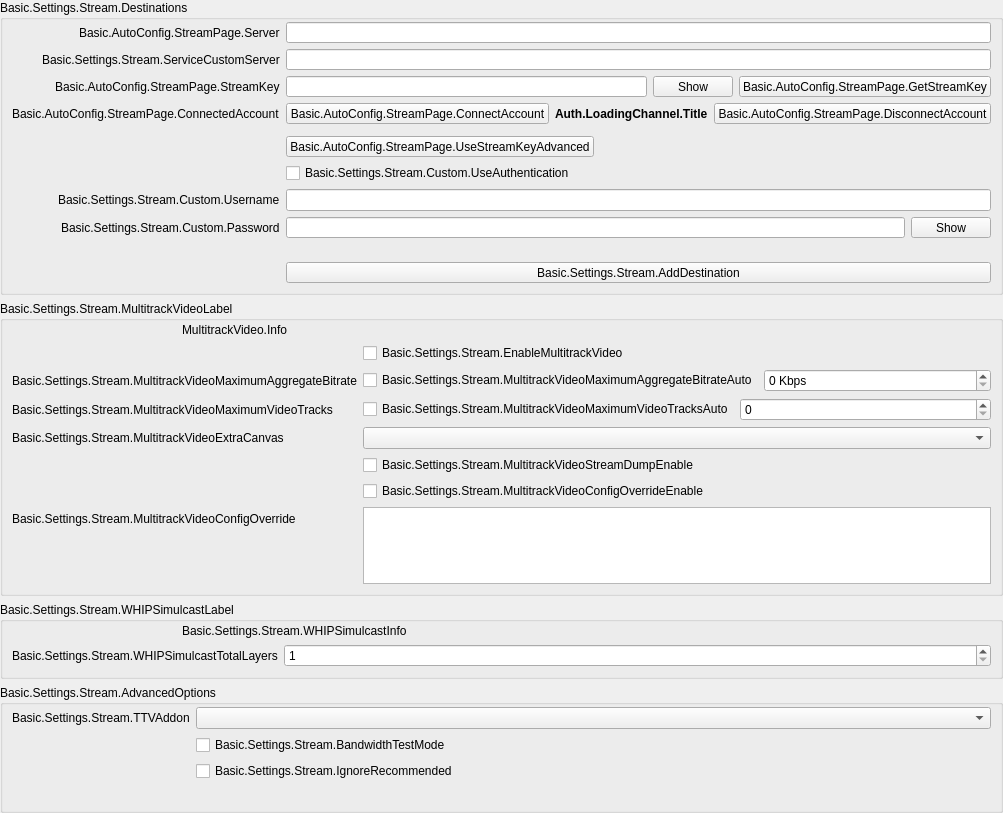
            <widget class="QWidget" name="streamKeyPage">
             <property name="geometry">
              <rect>
               <x>0</x>
               <y>0</y>
               <width>987</width>
               <height>791</height>
              </rect>
             </property>
             <layout class="QVBoxLayout" name="streamkeyPageLayout">
              <property name="leftMargin">
               <number>0</number>
              </property>
              <property name="topMargin">
               <number>0</number>
              </property>
              <property name="rightMargin">
               <number>0</number>
              </property>
              <property name="bottomMargin">
               <number>0</number>
              </property>
              <item>
               <widget class="QGroupBox" name="destinationGroupBox">
                <property name="title">
                 <string>Basic.Settings.Stream.Destinations</string>
                </property>
                <layout class="QFormLayout" name="destinationLayout">
                 <property name="fieldGrowthPolicy">
                  <enum>QFormLayout::AllNonFixedFieldsGrow</enum>
                 </property>
                 <property name="labelAlignment">
                  <set>Qt::AlignRight|Qt::AlignTrailing|Qt::AlignVCenter</set>
                 </property>
                 <property name="leftMargin">
                  <number>9</number>
                 </property>
                 <property name="topMargin">
                  <number>2</number>
                 </property>
                 <property name="rightMargin">
                  <number>9</number>
                 </property>
                 <property name="bottomMargin">
                  <number>9</number>
                 </property>
                 <item row="0" column="0">
                  <widget class="QLabel" name="serverLabel">
                   <property name="text">
                    <string>Basic.AutoConfig.StreamPage.Server</string>
                   </property>
                  </widget>
                 </item>
                 <item row="0" column="1">
                  <widget class="QStackedWidget" name="serverStackedWidget">
                   <property name="sizePolicy">
                    <sizepolicy hsizetype="Preferred" vsizetype="Maximum">
                     <horstretch>0</horstretch>
                     <verstretch>0</verstretch>
                    </sizepolicy>
                   </property>
                   <property name="currentIndex">
                    <number>1</number>
                   </property>
                   <widget class="QWidget" name="servicePage">
                    <layout class="QHBoxLayout" name="horizontalLayout_21">
                     <property name="leftMargin">
                      <number>0</number>
                     </property>
                     <property name="topMargin">
                      <number>0</number>
                     </property>
                     <property name="rightMargin">
                      <number>0</number>
                     </property>
                     <property name="bottomMargin">
                      <number>0</number>
                     </property>
                     <item>
                      <widget class="QComboBox" name="server"/>
                     </item>
                    </layout>
                   </widget>
                   <widget class="QWidget" name="customPage">
                    <layout class="QHBoxLayout" name="horizontalLayout_22">
                     <property name="leftMargin">
                      <number>0</number>
                     </property>
                     <property name="topMargin">
                      <number>0</number>
                     </property>
                     <property name="rightMargin">
                      <number>0</number>
                     </property>
                     <property name="bottomMargin">
                      <number>0</number>
                     </property>
                     <item>
                      <widget class="QLineEdit" name="customServer"/>
                     </item>
                    </layout>
                   </widget>
                  </widget>
                 </item>
                 <item row="1" column="0">
                  <widget class="QLabel" name="serviceCustomServerLabel">
                   <property name="text">
                    <string>Basic.Settings.Stream.ServiceCustomServer</string>
                   </property>
                   <property name="buddy">
                    <cstring>serviceCustomServer</cstring>
                   </property>
                  </widget>
                 </item>
                 <item row="1" column="1">
                  <widget class="QLineEdit" name="serviceCustomServer"/>
                 </item>
                 <item row="2" column="0">
                  <widget class="QLabel" name="streamKeyLabel">
                   <property name="text">
                    <string>Basic.AutoConfig.StreamPage.StreamKey</string>
                   </property>
                   <property name="openExternalLinks">
                    <bool>true</bool>
                   </property>
                   <property name="buddy">
                    <cstring>key</cstring>
                   </property>
                  </widget>
                 </item>
                 <item row="2" column="1">
                  <widget class="QFrame" name="streamKeyWidget">
                   <layout class="QHBoxLayout" name="horizontalLayout_11">
                    <property name="leftMargin">
                     <number>0</number>
                    </property>
                    <property name="topMargin">
                     <number>0</number>
                    </property>
                    <property name="rightMargin">
                     <number>0</number>
                    </property>
                    <property name="bottomMargin">
                     <number>0</number>
                    </property>
                    <item>
                     <widget class="QLineEdit" name="key">
                      <property name="inputMask">
                       <string notr="true"/>
                      </property>
                      <property name="text">
                       <string notr="true"/>
                      </property>
                      <property name="echoMode">
                       <enum>QLineEdit::Password</enum>
                      </property>
                     </widget>
                    </item>
                    <item>
                     <widget class="QPushButton" name="show">
                      <property name="text">
                       <string>Show</string>
                      </property>
                     </widget>
                    </item>
                    <item>
                     <widget class="UrlPushButton" name="getStreamKeyButton">
                      <property name="toolTip">
                       <string/>
                      </property>
                      <property name="toolTipDuration">
                       <number>-4</number>
                      </property>
                      <property name="text">
                       <string>Basic.AutoConfig.StreamPage.GetStreamKey</string>
                      </property>
                     </widget>
                    </item>
                   </layout>
                  </widget>
                 </item>
                 <item row="3" column="0">
                  <widget class="QLabel" name="connectedAccountLabel">
                   <property name="text">
                    <string>Basic.AutoConfig.StreamPage.ConnectedAccount</string>
                   </property>
                  </widget>
                 </item>
                 <item row="3" column="1">
                  <layout class="QHBoxLayout" name="horizontalLayout_15">
                   <item>
                    <widget class="QPushButton" name="connectAccount2">
                     <property name="cursor">
                      <cursorShape>PointingHandCursor</cursorShape>
                     </property>
                     <property name="text">
                      <string>Basic.AutoConfig.StreamPage.ConnectAccount</string>
                     </property>
                    </widget>
                   </item>
                   <item>
                    <widget class="QLabel" name="connectedAccountText">
                     <property name="styleSheet">
                      <string notr="true">font-weight: bold</string>
                     </property>
                     <property name="text">
                      <string>Auth.LoadingChannel.Title</string>
                     </property>
                    </widget>
                   </item>
                   <item>
                    <widget class="QPushButton" name="disconnectAccount">
                     <property name="text">
                      <string>Basic.AutoConfig.StreamPage.DisconnectAccount</string>
                     </property>
                    </widget>
                   </item>
                   <item>
                    <spacer name="horizontalSpacer_19">
                     <property name="orientation">
                      <enum>Qt::Horizontal</enum>
                     </property>
                     <property name="sizeHint" stdset="0">
                      <size>
                       <width>40</width>
                       <height>20</height>
                      </size>
                     </property>
                    </spacer>
                   </item>
                  </layout>
                 </item>
                 <item row="4" column="0">
                  <spacer name="horizontalSpacer_18">
                   <property name="orientation">
                    <enum>Qt::Horizontal</enum>
                   </property>
                   <property name="sizeHint" stdset="0">
                    <size>
                     <width>170</width>
                     <height>0</height>
                    </size>
                   </property>
                  </spacer>
                 </item>
                 <item row="5" column="1">
                  <layout class="QHBoxLayout" name="horizontalLayout_28">
                   <item>
                    <widget class="QPushButton" name="useStreamKeyAdv">
                     <property name="text">
                      <string>Basic.AutoConfig.StreamPage.UseStreamKeyAdvanced</string>
                     </property>
                    </widget>
                   </item>
                   <item>
                    <spacer name="horizontalSpacer_28">
                     <property name="orientation">
                      <enum>Qt::Horizontal</enum>
                     </property>
                     <property name="sizeHint" stdset="0">
                      <size>
                       <width>40</width>
                       <height>0</height>
                      </size>
                     </property>
                    </spacer>
                   </item>
                  </layout>
                 </item>
                 <item row="6" column="1">
                  <widget class="QCheckBox" name="useAuth">
                   <property name="text">
                    <string>Basic.Settings.Stream.Custom.UseAuthentication</string>
                   </property>
                  </widget>
                 </item>
                 <item row="7" column="0">
                  <widget class="QLabel" name="authUsernameLabel">
                   <property name="text">
                    <string>Basic.Settings.Stream.Custom.Username</string>
                   </property>
                   <property name="buddy">
                    <cstring>authUsername</cstring>
                   </property>
                  </widget>
                 </item>
                 <item row="7" column="1">
                  <widget class="QLineEdit" name="authUsername"/>
                 </item>
                 <item row="8" column="0">
                  <widget class="QLabel" name="authPwLabel">
                   <property name="text">
                    <string>Basic.Settings.Stream.Custom.Password</string>
                   </property>
                   <property name="buddy">
                    <cstring>authPw</cstring>
                   </property>
                  </widget>
                 </item>
                 <item row="8" column="1">
                  <widget class="QFrame" name="authPwWidget">
                   <layout class="QHBoxLayout" name="horizontalLayout_25">
                    <property name="leftMargin">
                     <number>0</number>
                    </property>
                    <property name="topMargin">
                     <number>0</number>
                    </property>
                    <property name="rightMargin">
                     <number>0</number>
                    </property>
                    <property name="bottomMargin">
                     <number>0</number>
                    </property>
                    <item>
                     <widget class="QLineEdit" name="authPw">
                      <property name="echoMode">
                       <enum>QLineEdit::Password</enum>
                      </property>
                     </widget>
                    </item>
                    <item>
                     <widget class="QPushButton" name="authPwShow">
                      <property name="text">
                       <string>Show</string>
                      </property>
                     </widget>
                    </item>
                   </layout>
                  </widget>
                 </item>
                 <item row="9" column="0" colspan="2">
                  <widget class="QWidget" name="extraDestinationsContainer">
                   <layout class="QVBoxLayout" name="extraDestinationsLayout">
                    <property name="leftMargin">
                     <number>0</number>
                    </property>
                    <property name="topMargin">
                     <number>6</number>
                    </property>
                    <property name="rightMargin">
                     <number>0</number>
                    </property>
                    <property name="bottomMargin">
                     <number>6</number>
                    </property>
                   </layout>
                  </widget>
                 </item>
                 <item row="10" column="1">
                  <widget class="QPushButton" name="addDestinationButton">
                   <property name="text">
                    <string>Basic.Settings.Stream.AddDestination</string>
                   </property>
                  </widget>
                 </item>
                </layout>
               </widget>
              </item>
              <item>
               <widget class="QGroupBox" name="multitrackVideoGroupBox">
                <property name="title">
                 <string>Basic.Settings.Stream.MultitrackVideoLabel</string>
                </property>
                <layout class="QVBoxLayout" name="verticalLayout_34">
                 <property name="leftMargin">
                  <number>9</number>
                 </property>
                 <property name="topMargin">
                  <number>2</number>
                 </property>
                 <property name="rightMargin">
                  <number>9</number>
                 </property>
                 <property name="bottomMargin">
                  <number>9</number>
                 </property>
                 <item>
                  <layout class="QHBoxLayout" name="horizontalLayout_12">
                   <item>
                    <spacer name="horizontalSpacer_31">
                     <property name="orientation">
                      <enum>Qt::Horizontal</enum>
                     </property>
                     <property name="sizeType">
                      <enum>QSizePolicy::Fixed</enum>
                     </property>
                     <property name="sizeHint" stdset="0">
                      <size>
                       <width>170</width>
                       <height>10</height>
                      </size>
                     </property>
                    </spacer>
                   </item>
                   <item>
                    <widget class="QLabel" name="multitrackVideoInfo">
                     <property name="text">
                      <string>MultitrackVideo.Info</string>
                     </property>
                     <property name="textFormat">
                      <enum>Qt::RichText</enum>
                     </property>
                     <property name="wordWrap">
                      <bool>true</bool>
                     </property>
                     <property name="openExternalLinks">
                      <bool>true</bool>
                     </property>
                    </widget>
                   </item>
                  </layout>
                 </item>
                 <item>
                  <layout class="QFormLayout" name="formLayout_27">
                   <property name="fieldGrowthPolicy">
                    <enum>QFormLayout::AllNonFixedFieldsGrow</enum>
                   </property>
                   <item row="0" column="0">
                    <spacer name="horizontalSpacer_30">
                     <property name="orientation">
                      <enum>Qt::Horizontal</enum>
                     </property>
                     <property name="sizeType">
                      <enum>QSizePolicy::Fixed</enum>
                     </property>
                     <property name="sizeHint" stdset="0">
                      <size>
                       <width>170</width>
                       <height>10</height>
                      </size>
                     </property>
                    </spacer>
                   </item>
                   <item row="0" column="1">
                    <widget class="QCheckBox" name="enableMultitrackVideo">
                     <property name="text">
                      <string>Basic.Settings.Stream.EnableMultitrackVideo</string>
                     </property>
                    </widget>
                   </item>
                   <item row="1" column="0">
                    <widget class="QLabel" name="multitrackVideoMaximumAggregateBitrateLabel">
                     <property name="text">
                      <string>Basic.Settings.Stream.MultitrackVideoMaximumAggregateBitrate</string>
                     </property>
                    </widget>
                   </item>
                   <item row="1" column="1">
                    <layout class="QHBoxLayout" name="horizontalLayout_31" stretch="0,0">
                     <item>
                      <widget class="QCheckBox" name="multitrackVideoMaximumAggregateBitrateAuto">
                       <property name="text">
                        <string>Basic.Settings.Stream.MultitrackVideoMaximumAggregateBitrateAuto</string>
                       </property>
                      </widget>
                     </item>
                     <item>
                      <widget class="QSpinBox" name="multitrackVideoMaximumAggregateBitrate">
                       <property name="sizePolicy">
                        <sizepolicy hsizetype="MinimumExpanding" vsizetype="Fixed">
                         <horstretch>0</horstretch>
                         <verstretch>0</verstretch>
                        </sizepolicy>
                       </property>
                       <property name="suffix">
                        <string notr="true"> Kbps</string>
                       </property>
                       <property name="minimum">
                        <number>0</number>
                       </property>
                       <property name="maximum">
                        <number>1000000</number>
                       </property>
                       <property name="singleStep">
                        <number>50</number>
                       </property>
                       <property name="value">
                        <number>0</number>
                       </property>
                      </widget>
                     </item>
                    </layout>
                   </item>
                   <item row="2" column="0">
                    <widget class="QLabel" name="multitrackVideoMaximumVideoTracksLabel">
                     <property name="text">
                      <string>Basic.Settings.Stream.MultitrackVideoMaximumVideoTracks</string>
                     </property>
                    </widget>
                   </item>
                   <item row="2" column="1">
                    <layout class="QHBoxLayout" name="horizontalLayout_32" stretch="0,0">
                     <item>
                      <widget class="QCheckBox" name="multitrackVideoMaximumVideoTracksAuto">
                       <property name="sizePolicy">
                        <sizepolicy hsizetype="Minimum" vsizetype="Fixed">
                         <horstretch>0</horstretch>
                         <verstretch>0</verstretch>
                        </sizepolicy>
                       </property>
                       <property name="text">
                        <string>Basic.Settings.Stream.MultitrackVideoMaximumVideoTracksAuto</string>
                       </property>
                      </widget>
                     </item>
                     <item>
                      <widget class="QSpinBox" name="multitrackVideoMaximumVideoTracks">
                       <property name="sizePolicy">
                        <sizepolicy hsizetype="MinimumExpanding" vsizetype="Fixed">
                         <horstretch>0</horstretch>
                         <verstretch>0</verstretch>
                        </sizepolicy>
                       </property>
                       <property name="minimum">
                        <number>0</number>
                       </property>
                       <property name="maximum">
                        <number>100</number>
                       </property>
                       <property name="value">
                        <number>0</number>
                       </property>
                      </widget>
                     </item>
                    </layout>
                   </item>
                   <item row="3" column="1">
                    <widget class="QComboBox" name="multitrackVideoAdditionalCanvas">
                     <property name="placeholderText">
                      <string>None</string>
                     </property>
                    </widget>
                   </item>
                   <item row="4" column="0">
                    <spacer name="horizontalSpacer_32">
                     <property name="orientation">
                      <enum>Qt::Horizontal</enum>
                     </property>
                     <property name="sizeType">
                      <enum>QSizePolicy::Fixed</enum>
                     </property>
                     <property name="sizeHint" stdset="0">
                      <size>
                       <width>170</width>
                       <height>10</height>
                      </size>
                     </property>
                    </spacer>
                   </item>
                   <item row="4" column="1">
                    <widget class="QCheckBox" name="multitrackVideoStreamDumpEnable">
                     <property name="text">
                      <string>Basic.Settings.Stream.MultitrackVideoStreamDumpEnable</string>
                     </property>
                    </widget>
                   </item>
                   <item row="5" column="1">
                    <widget class="QCheckBox" name="multitrackVideoConfigOverrideEnable">
                     <property name="text">
                      <string>Basic.Settings.Stream.MultitrackVideoConfigOverrideEnable</string>
                     </property>
                    </widget>
                   </item>
                   <item row="6" column="0">
                    <widget class="QLabel" name="multitrackVideoConfigOverrideLabel">
                     <property name="text">
                      <string>Basic.Settings.Stream.MultitrackVideoConfigOverride</string>
                     </property>
                    </widget>
                   </item>
                   <item row="6" column="1">
                    <widget class="QPlainTextEdit" name="multitrackVideoConfigOverride">
                     <property name="sizePolicy">
                      <sizepolicy hsizetype="Expanding" vsizetype="Expanding">
                       <horstretch>0</horstretch>
                       <verstretch>0</verstretch>
                      </sizepolicy>
                     </property>
                    </widget>
                   </item>
                   <item row="3" column="0">
                    <widget class="QLabel" name="multitrackVideoAdditionalCanvasLabel">
                     <property name="text">
                      <string>Basic.Settings.Stream.MultitrackVideoExtraCanvas</string>
                     </property>
                    </widget>
                   </item>
                  </layout>
                 </item>
                </layout>
               </widget>
              </item>
              <item>
               <widget class="QGroupBox" name="whipSimulcastGroupBox">
                <property name="title">
                 <string>Basic.Settings.Stream.WHIPSimulcastLabel</string>
                </property>
                <layout class="QVBoxLayout" name="verticalLayout_36">
                 <property name="leftMargin">
                  <number>9</number>
                 </property>
                 <property name="topMargin">
                  <number>2</number>
                 </property>
                 <property name="rightMargin">
                  <number>9</number>
                 </property>
                 <property name="bottomMargin">
                  <number>9</number>
                 </property>
                 <item>
                  <layout class="QHBoxLayout" name="horizontalLayout_33">
                   <item>
                    <spacer name="horizontalSpacer_33">
                     <property name="orientation">
                      <enum>Qt::Horizontal</enum>
                     </property>
                     <property name="sizeType">
                      <enum>QSizePolicy::Fixed</enum>
                     </property>
                     <property name="sizeHint" stdset="0">
                      <size>
                       <width>170</width>
                       <height>10</height>
                      </size>
                     </property>
                    </spacer>
                   </item>
                   <item>
                    <widget class="QLabel" name="whipSimulcastInfo">
                     <property name="text">
                      <string>Basic.Settings.Stream.WHIPSimulcastInfo</string>
                     </property>
                     <property name="textFormat">
                      <enum>Qt::RichText</enum>
                     </property>
                     <property name="wordWrap">
                      <bool>true</bool>
                     </property>
                     <property name="openExternalLinks">
                      <bool>true</bool>
                     </property>
                    </widget>
                   </item>
                  </layout>
                 </item>
                 <item>
                  <layout class="QFormLayout" name="formLayout_39">
                   <property name="fieldGrowthPolicy">
                    <enum>QFormLayout::AllNonFixedFieldsGrow</enum>
                   </property>
                   <item row="1" column="0">
                    <widget class="QLabel" name="whipSimulcastTotalLayersLabel">
                     <property name="minimumSize">
                      <size>
                       <width>170</width>
                       <height>0</height>
                      </size>
                     </property>
                     <property name="text">
                      <string>Basic.Settings.Stream.WHIPSimulcastTotalLayers</string>
                     </property>
                    </widget>
                   </item>
                   <item row="1" column="1">
                    <layout class="QHBoxLayout" name="horizontalLayout_35" stretch="0">
                     <item>
                      <widget class="QSpinBox" name="whipSimulcastTotalLayers">
                       <property name="minimum">
                        <number>1</number>
                       </property>
                       <property name="maximum">
                        <number>4</number>
                       </property>
                       <property name="value">
                        <number>1</number>
                       </property>
                      </widget>
                     </item>
                    </layout>
                   </item>
                  </layout>
                 </item>
                </layout>
               </widget>
               </item>
              <item>
               <widget class="QGroupBox" name="serviceAdvancedOptionsGroupBox">
                <property name="title">
                 <string>Basic.Settings.Stream.AdvancedOptions</string>
                </property>
                <layout class="QFormLayout" name="serviceAdvancedOptionsLayout">
                 <property name="fieldGrowthPolicy">
                  <enum>QFormLayout::AllNonFixedFieldsGrow</enum>
                 </property>
                 <property name="labelAlignment">
                  <set>Qt::AlignRight|Qt::AlignTrailing|Qt::AlignVCenter</set>
                 </property>
                 <property name="leftMargin">
                  <number>9</number>
                 </property>
                 <property name="topMargin">
                  <number>2</number>
                 </property>
                 <property name="rightMargin">
                  <number>9</number>
                 </property>
                 <property name="bottomMargin">
                  <number>9</number>
                 </property>
                 <item row="0" column="0">
                  <widget class="QLabel" name="twitchAddonLabel">
                   <property name="text">
                    <string>Basic.Settings.Stream.TTVAddon</string>
                   </property>
                   <property name="buddy">
                    <cstring>twitchAddonDropdown</cstring>
                   </property>
                  </widget>
                 </item>
                 <item row="0" column="1">
                  <widget class="QComboBox" name="twitchAddonDropdown"/>
                 </item>
                 <item row="1" column="0">
                  <spacer name="horizontalSpacer_18_1">
                   <property name="orientation">
                    <enum>Qt::Horizontal</enum>
                   </property>
                   <property name="sizeHint" stdset="0">
                    <size>
                     <width>170</width>
                     <height>0</height>
                    </size>
                   </property>
                  </spacer>
                 </item>
                 <item row="1" column="1">
                  <widget class="QCheckBox" name="bandwidthTestEnable">
                   <property name="text">
                    <string>Basic.Settings.Stream.BandwidthTestMode</string>
                   </property>
                  </widget>
                 </item>
                 <item row="2" column="1">
                  <widget class="QCheckBox" name="ignoreRecommended">
                   <property name="text">
                    <string>Basic.Settings.Stream.IgnoreRecommended</string>
                   </property>
                  </widget>
                 </item>
                 <item row="3" column="1">
                  <widget class="QLabel" name="enforceSettingsLabel">
                   <property name="text">
                    <string notr="true"/>
                   </property>
                   <property name="textFormat">
                    <enum>Qt::RichText</enum>
                   </property>
                   <property name="openExternalLinks">
                    <bool>true</bool>
                   </property>
                  </widget>
                 </item>
                </layout>
               </widget>
              </item>
              <item>
               <spacer name="verticalSpacer_12">
                <property name="orientation">
                 <enum>Qt::Vertical</enum>
                </property>
                <property name="sizeHint" stdset="0">
                 <size>
                  <width>20</width>
                  <height>0</height>
                 </size>
                </property>
               </spacer>
              </item>
             </layout>
            </widget>
